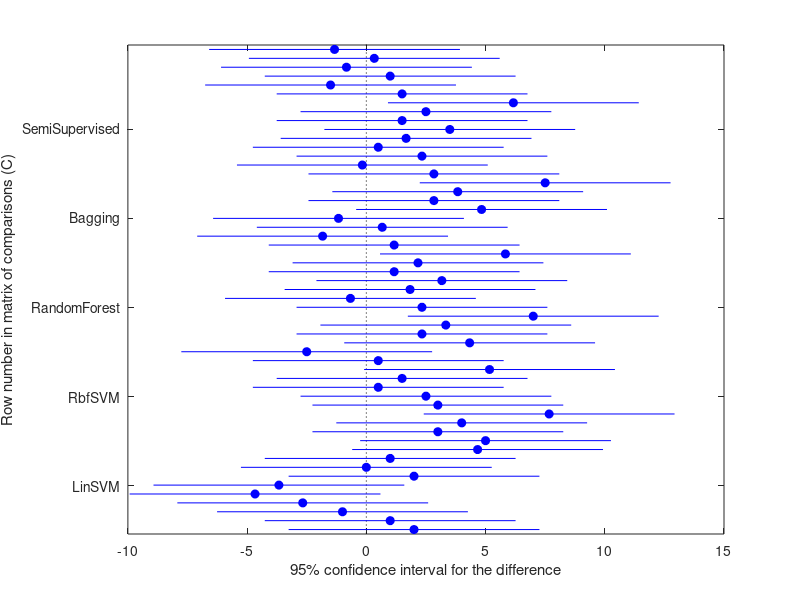

MATLAB code to generate this figure:
close all;clear all;clc
names = {'SemiSupervised';
         'Bagging';
         'RandomForest';
         'RbfSVM';
         'LinSVM';
         'DNN';
         'LogisticRegression';
         'MLPsk';
         'AdaBoost';
         'DecisionTree';
         'KNN'};

% train data
data1 = [
90.9091
90.9091
90.9091
83.6139
81.0325
85.5219
86.9809
61.6162
81.8182
90.9091
87.4299];

% cross val data
data2 = [
80.02
81.15
80.81
81.94
80.81
81.82
80.71
61.62
80.93
79.91
78.57]

% test data
data3 = [
76.79
76.56
75.36
77.27
77.51
77.75
75.84
62.92
74.64
75.36
73.68];

data = [data1,data2,data3]';
[p,tbl,stats] = friedman(data);
disp(stats.meanranks);
table = multcompare(stats);

%yticks([1 2 3 4 5 6 7 8 9 10 11])'
yticklabels(names);
set(gca,'YDir','reverse');

fprintf('Classifier 1 & Classifier 2 & Lower Bound & Mean Difference & Upper Bound & P-Value \\\\\n');
for i=1:length(table)
   fprintf('%s & %s & %.2f & %.2f & %.2f & %.2f \\\\\n',...
   names{table(i,1)},...
   names{table(i,2)},...
   table(i,3),...
   table(i,4),...
   table(i,5),...
   table(i,6)) ;
end
    
    
    
